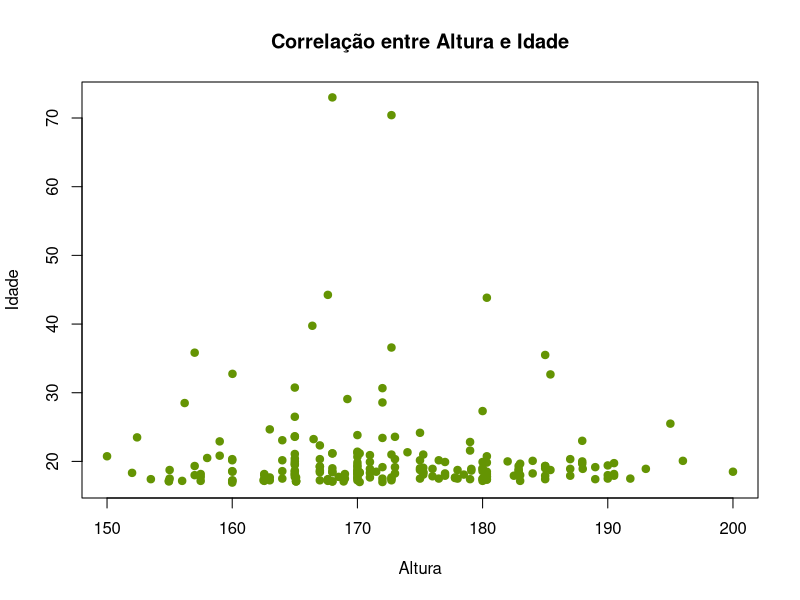
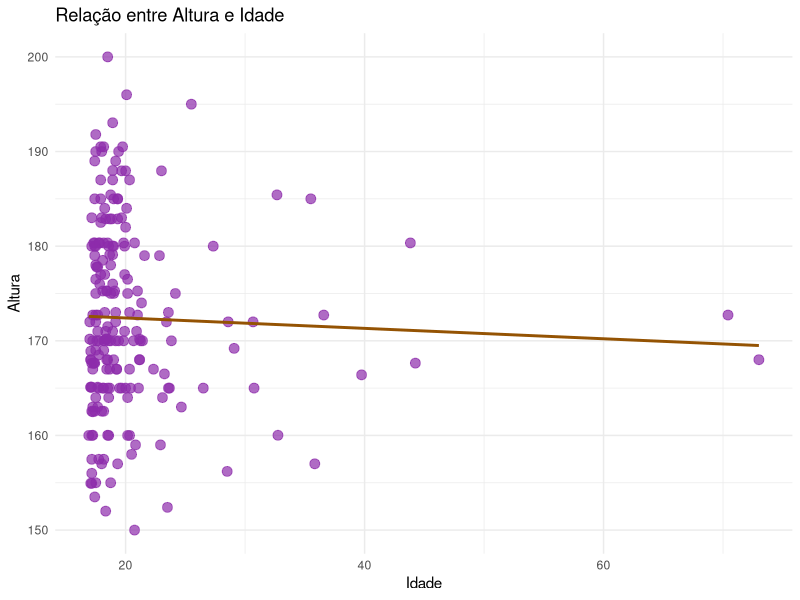
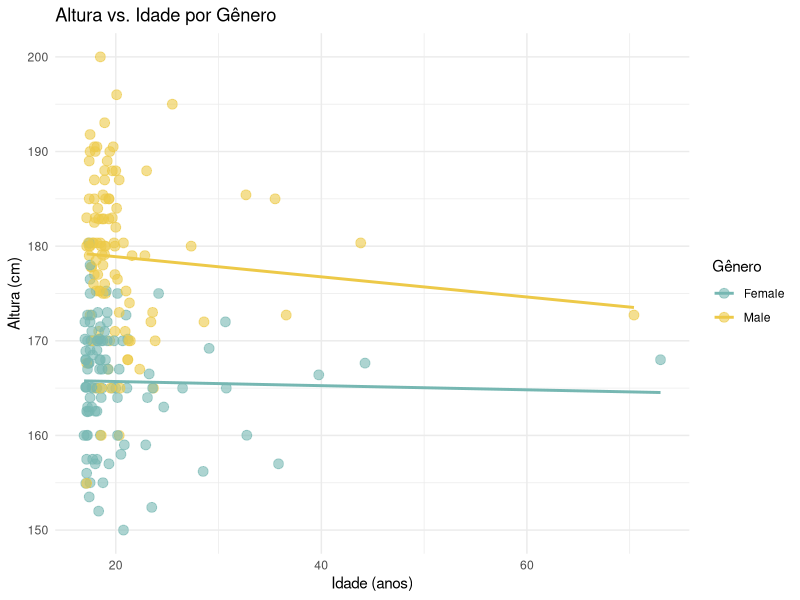

Reproduce these figures in R, in order.
library(ggplot2)
library(MASS)
data(survey)



dados <- na.omit(survey[, c("Height", "Age", "Sex", "Smoke")])
dados$Sex <- as.factor(dados$Sex)
dados$Smoke <- as.factor(dados$Smoke)



#Correlação
plot(dados$Height, dados$Age,
     xlab = "Altura", ylab = "Idade",
     main = "Correlação entre Altura e Idade",
     col = "#649403", pch = 19)

correlacao_alturaXidade <- cor(dados$Height, dados$Age)
print(round(correlacao_alturaXidade, 2))



#Gráfico de dispersão
ggplot(dados, aes(x = Age, y = Height)) +
  geom_point(color = "#8d2cab", size = 3, alpha = 0.7) +
  geom_smooth(method = "lm", color = "#945303", se = FALSE) +
  labs(
    title = "Relação entre Altura e Idade",
    x = "Idade",
    y = "Altura"
  ) +
  theme_minimal()



#Regressõa Linear
modelo <- lm(Height ~ Age + Sex, data = dados)
coeficientes <- coef(modelo)
print(coeficientes)

ggplot(dados, aes(x = Age, y = Height, color = Sex)) +
  geom_point(size = 3, alpha = 0.6) +
  geom_smooth(method = "lm", se = FALSE) +
  scale_color_manual(values = c("#76b7b2", "#edc948")) +
  labs(
    title = "Altura vs. Idade por Gênero",
    x = "Idade (anos)",
    y = "Altura (cm)",
    color = "Gênero"
  ) +
  theme_minimal()